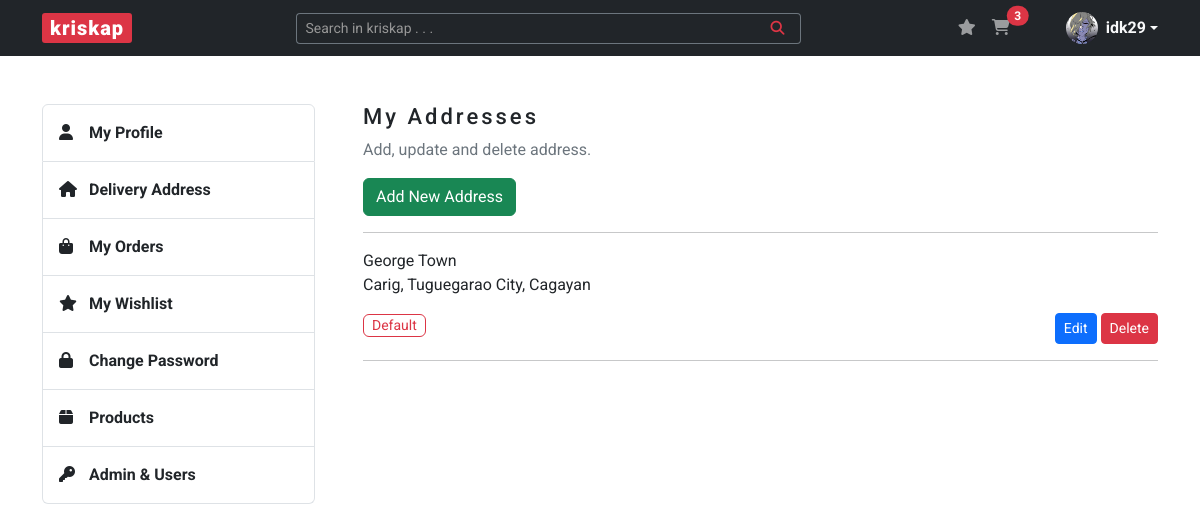
The page /address (signed in) on the database as committed earlier.
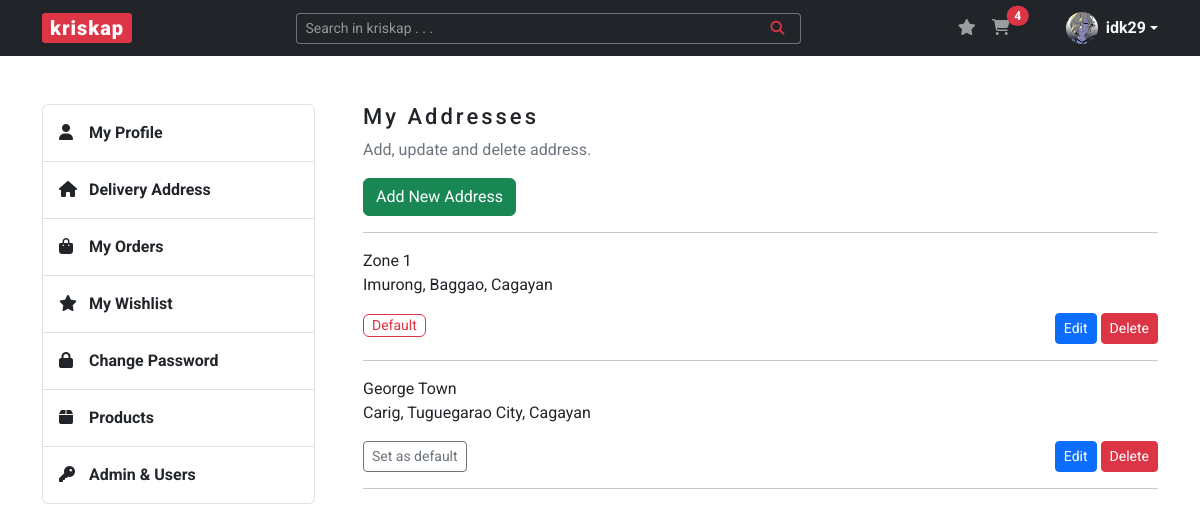
The same page on the database as committed later.
### kriskap/models.py (models this page shows)
class Address(db.Model):
    __tablename__ = "addresses"
    id = db.Column(db.Integer, primary_key=True)
    buyer_id = db.Column(db.Integer, db.ForeignKey("users.id"))
    buyer = relationship("User", back_populates="addresses")
    default = db.Column(db.String(50), nullable=False, default="not_default")
    house = db.Column(db.String(250), nullable=False)
    province = db.Column(db.String(250), nullable=False)
    city = db.Column(db.String(250), nullable=False)
    barangay = db.Column(db.String(250), nullable=False)

### kriskap/addresses/routes.py (the view)
@addresses.route("/address")
@login_required
def address():
    addresses = (
        Address.query.filter_by(buyer_id=current_user.id)
        .order_by(Address.default)
        .all()
    )
    return render_template("address.html", title="Address", addresses=addresses)

### kriskap/models.py (called while the page is built)
@login_manager.user_loader
def load_user(user_id):
    return User.query.get(int(user_id))

### kriskap/templates/address.html
{% extends "base.html" %}
{% block content %}
    <section id="section-address" class="content-section mb-5">
        <div class="row justify-content-between">
            {% include "aside.html" %}
            <div class="col-lg-9 ps-lg-5">
                <h3>My Addresses</h3>
                <p class="text-secondary">Add, update and delete address.</p>
                <a href="{{ url_for('addresses.add_address') }}" class="btn btn-success">Add New Address</a>
                <hr>
                {% for address in addresses %}
                        <div class="address mb-3">
                            <p class="mb-0">{{ address.house }}</p>
                            <p>{{ address.barangay +", " + address.city + ", " + address.province }}</p>
                            <div class="d-flex">
                                <div class="flex-grow-1">
                                    {% if address.default == "not_default" %}
                                    <a href="{{ url_for('addresses.default_address', address_id=address.id) }}" class="btn btn-sm btn-outline-secondary">Set as default</a>
                                    {% else %}
                                    <small class="border border-danger d-inline-block text-danger px-2 rounded">Default</small>
                                    {% endif %}
                                </div>
                                <div class="">
                                    <a href="{{ url_for('addresses.edit_address', address_id=address.id) }}" class="btn btn-sm btn-primary">Edit</a>
                                    <a href="{{ url_for('addresses.delete_address', address_id=address.id) }}" class="btn btn-sm btn-danger">Delete</a>
                                </div>
                            </div>
                        </div>
                        <hr>
                {% endfor %}
            </div>
        </div>
    </section>
{% endblock %}

### kriskap/templates/base.html (shortened to what this page needs)
<!DOCTYPE html>
<html lang="en">
<head>
    <link rel="stylesheet" href="https://cdn.jsdelivr.net/npm/bootstrap@5.3.0-alpha1/dist/css/bootstrap.min.css">
    <link rel="stylesheet" href="{{ url_for('static', filename='css/styles.css') }}">
</head>
<body>
    <header>
        <nav class="navbar navbar-expand-lg navbar-dark bg-dark">
            <div class="container">
                <a class="navbar-brand px-2 py-0" href="{{ url_for('main.home') }}">kriskap</a>
                <div class="collapse navbar-collapse" id="navbarSupportedContent">
                    <form method="POST" action="{{ url_for('products.search_product') }}" class="d-flex ms-auto form-search w-50" role="search">
                        <div class="input-group input-group-sm">
                            <input name="search-product" type="text" class="form-control text-bg-dark border-secondary border-end-0" placeholder="Search in kriskap . . ." aria-label="Search in kriskap . . ." aria-describedby="button-addon">
                            <button class="btn btn-outline-danger border-start-0 border-secondary" type="submit" id="button-addon"><i class="fa-solid fa-magnifying-glass px-2"></i></button>
                        </div>
                    </form>
                    <ul class="navbar-nav ms-auto mb-2 mb-lg-0 notification-cart">
                        <li class="nav-item">
                            <a href="{{ url_for('wishlists.wishlist') }}" class="nav-link d-inline-block">
                                <i class="fa-solid fa-star"></i>
                            </a>
                        </li>
                        <li class="nav-item me-5">
                            <a href="{{ url_for('carts.cart') }}" class="nav-link position-relative d-inline-block">
                                <i class="fa-solid fa-cart-shopping"></i>
                                {% if current_user.is_authenticated %}
                                    <span id="cartTotal" class="position-absolute start-100 translate-middle badge rounded-pill bg-danger">
                                        {% set items = [] %}
                                        {{ items | sum }}
                                    </span>
                                {% endif %}
                            </a>
                        </li>
                        {% if current_user.is_authenticated %}
                        <li class="dropdown d-flex align-items-center">
                            <a href="#" class="d-flex align-items-center text-light text-decoration-none dropdown-toggle" data-bs-toggle="dropdown" aria-expanded="false">
                                <img src="{{ url_for('static', filename='img/profile_pics/' + current_user.image_file) }}" alt="" width="32" height="32" class="rounded-circle me-2">
                                <strong>{{ current_user.username }}</strong>
                            </a>
                        </li>
                        {% endif %}
                    </ul>
                </div>
            </div>
        </nav>
    </header>
    <main class="container mt-5">
        {% block content %} {% endblock %}
    </main>
</body>
</html>

Rows that differ between the two databases and show on the page:
added Address: house "Zone 1", barangay+city+province "Imurong, Baggao, Cagayan", default "Default"
changed Address "George Town": default "Default" → "Set as default"
Other text that changed with them:
{{ items | sum }}: "3" → "4"
